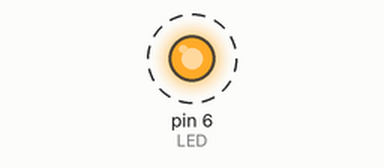
Recording of a sketch running on a simulated Arduino Mega 2560, built with avr-gcc and run on an emulated ATmega2560. Parts: output pins drawn as LEDs (lit = HIGH). Dashed ring = blinking. What the sketch prints to the serial monitor is not drawn.

Above: at 2.5 s.
Timing chart, 0 to 6.6 s (numbered marks = the images above):
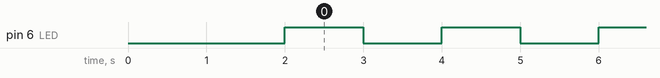

Measured:
- by itself, pin 6 (LED): alternates HIGH for 1.0 s and LOW for 1.0 s

The sketch:

04_serial1_rs485.ino
```cpp
#include <ctype.h>

#define DELAY 1000
#define LED 6

#define TXD1 16
#define RXD1 15

unsigned long previousMillis = 0;

void setup() {
  Serial.begin(115200);
  // Serial1.begin(115200, SERIAL_8N1, RXD1, TXD1);
  Serial1.begin(115200);
  pinMode(LED, OUTPUT);
  delay(2000);
  Serial.println("04_serial1_rs485");
  // Serial1.println("Serial1 TX test");
}

void loop() {
  char c;

/*
  if (Serial.available()) {
    c = Serial.read();
    // Serial1.print(c);
    Serial.print(c); //local echo
  }
  if (Serial1.available()) {
    c = Serial1.read();
    c = toupper(c);
    Serial.print(c);
  }
*/

  unsigned long currentMillis = millis();
  if (currentMillis - previousMillis >= DELAY) {
    previousMillis = currentMillis;
    digitalWrite(LED, !digitalRead(LED));
    Serial1.write(0xAB);
  }
}
```
